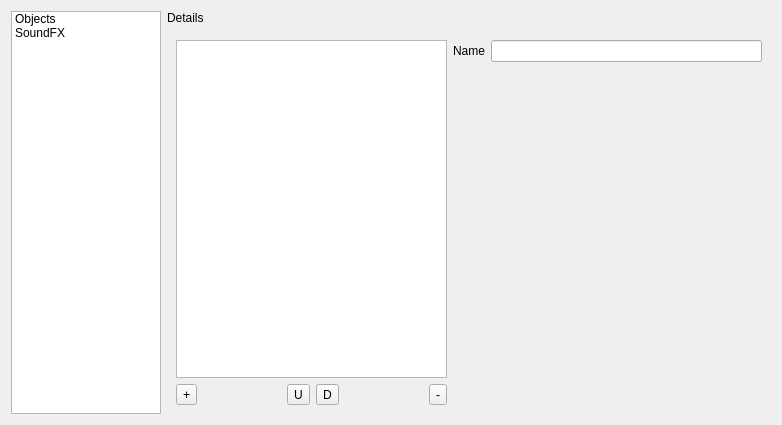
<?xml version="1.0" encoding="UTF-8"?>
<ui version="4.0">
 <class>StageConfigEditorv5</class>
 <widget class="QWidget" name="StageConfigEditorv5">
  <property name="geometry">
   <rect>
    <x>0</x>
    <y>0</y>
    <width>782</width>
    <height>425</height>
   </rect>
  </property>
  <property name="windowTitle">
   <string>Form</string>
  </property>
  <layout class="QGridLayout" name="gridLayout">
   <item row="0" column="1">
    <widget class="QLabel" name="sectionLabel">
     <property name="text">
      <string>Details</string>
     </property>
    </widget>
   </item>
   <item row="0" column="0" rowspan="2">
    <widget class="QListWidget" name="sectionList">
     <property name="sizePolicy">
      <sizepolicy hsizetype="Fixed" vsizetype="Expanding">
       <horstretch>0</horstretch>
       <verstretch>0</verstretch>
      </sizepolicy>
     </property>
     <property name="minimumSize">
      <size>
       <width>150</width>
       <height>0</height>
      </size>
     </property>
     <property name="maximumSize">
      <size>
       <width>150</width>
       <height>16777215</height>
      </size>
     </property>
     <item>
      <property name="text">
       <string>Objects</string>
      </property>
     </item>
     <item>
      <property name="text">
       <string>SoundFX</string>
      </property>
     </item>
    </widget>
   </item>
   <item row="1" column="1">
    <widget class="QStackedWidget" name="detailsWidget">
     <widget class="QWidget" name="objectsPage">
      <layout class="QGridLayout" name="gridLayout_3">
       <item row="0" column="0" rowspan="3">
        <widget class="QListWidget" name="objList">
         <property name="sizePolicy">
          <sizepolicy hsizetype="Expanding" vsizetype="Expanding">
           <horstretch>0</horstretch>
           <verstretch>0</verstretch>
          </sizepolicy>
         </property>
         <property name="minimumSize">
          <size>
           <width>194</width>
           <height>0</height>
          </size>
         </property>
         <property name="maximumSize">
          <size>
           <width>16777215</width>
           <height>16777215</height>
          </size>
         </property>
        </widget>
       </item>
       <item row="3" column="0">
        <layout class="QGridLayout" name="gridLayout_4">
         <item row="1" column="3">
          <widget class="QToolButton" name="downObj">
           <property name="text">
            <string>D</string>
           </property>
           <property name="icon">
            <iconset resource="../../resources.qrc">
             <normaloff>:/icons/ic_arrow_downward_48px.svg</normaloff>:/icons/ic_arrow_downward_48px.svg</iconset>
           </property>
          </widget>
         </item>
         <item row="1" column="1">
          <spacer name="horizontalSpacer">
           <property name="orientation">
            <enum>Qt::Horizontal</enum>
           </property>
           <property name="sizeHint" stdset="0">
            <size>
             <width>40</width>
             <height>20</height>
            </size>
           </property>
          </spacer>
         </item>
         <item row="1" column="0">
          <widget class="QToolButton" name="addObj">
           <property name="text">
            <string>+</string>
           </property>
           <property name="icon">
            <iconset resource="../../resources.qrc">
             <normaloff>:/icons/ic_add_circle_48px.svg</normaloff>:/icons/ic_add_circle_48px.svg</iconset>
           </property>
          </widget>
         </item>
         <item row="1" column="2">
          <widget class="QToolButton" name="upObj">
           <property name="text">
            <string>U</string>
           </property>
           <property name="icon">
            <iconset resource="../../resources.qrc">
             <normaloff>:/icons/ic_arrow_upward_48px.svg</normaloff>:/icons/ic_arrow_upward_48px.svg</iconset>
           </property>
          </widget>
         </item>
         <item row="1" column="5">
          <widget class="QToolButton" name="rmObj">
           <property name="text">
            <string>-</string>
           </property>
           <property name="icon">
            <iconset resource="../../resources.qrc">
             <normaloff>:/icons/ic_cancel_48px.svg</normaloff>:/icons/ic_cancel_48px.svg</iconset>
           </property>
          </widget>
         </item>
         <item row="1" column="4">
          <spacer name="horizontalSpacer_11">
           <property name="orientation">
            <enum>Qt::Horizontal</enum>
           </property>
           <property name="sizeHint" stdset="0">
            <size>
             <width>40</width>
             <height>20</height>
            </size>
           </property>
          </spacer>
         </item>
        </layout>
       </item>
       <item row="0" column="3">
        <widget class="QLineEdit" name="objName"/>
       </item>
       <item row="0" column="2">
        <widget class="QLabel" name="label_2">
         <property name="text">
          <string>Name</string>
         </property>
        </widget>
       </item>
       <item row="2" column="3">
        <spacer name="verticalSpacer_2">
         <property name="orientation">
          <enum>Qt::Vertical</enum>
         </property>
         <property name="sizeHint" stdset="0">
          <size>
           <width>20</width>
           <height>40</height>
          </size>
         </property>
        </spacer>
       </item>
      </layout>
     </widget>
     <widget class="QWidget" name="sfxPage">
      <layout class="QGridLayout" name="gridLayout_6">
       <item row="2" column="3">
        <widget class="QLineEdit" name="sfxPath"/>
       </item>
       <item row="5" column="0">
        <layout class="QGridLayout" name="gridLayout_5">
         <item row="0" column="0">
          <widget class="QToolButton" name="addSfx">
           <property name="text">
            <string>+</string>
           </property>
           <property name="icon">
            <iconset resource="../../resources.qrc">
             <normaloff>:/icons/ic_add_circle_48px.svg</normaloff>:/icons/ic_add_circle_48px.svg</iconset>
           </property>
          </widget>
         </item>
         <item row="0" column="2">
          <widget class="QToolButton" name="upSfx">
           <property name="text">
            <string>U</string>
           </property>
           <property name="icon">
            <iconset resource="../../resources.qrc">
             <normaloff>:/icons/ic_arrow_upward_48px.svg</normaloff>:/icons/ic_arrow_upward_48px.svg</iconset>
           </property>
          </widget>
         </item>
         <item row="0" column="3">
          <widget class="QToolButton" name="downSfx">
           <property name="text">
            <string>D</string>
           </property>
           <property name="icon">
            <iconset resource="../../resources.qrc">
             <normaloff>:/icons/ic_arrow_downward_48px.svg</normaloff>:/icons/ic_arrow_downward_48px.svg</iconset>
           </property>
          </widget>
         </item>
         <item row="0" column="1">
          <spacer name="horizontalSpacer_2">
           <property name="orientation">
            <enum>Qt::Horizontal</enum>
           </property>
           <property name="sizeHint" stdset="0">
            <size>
             <width>40</width>
             <height>20</height>
            </size>
           </property>
          </spacer>
         </item>
         <item row="0" column="5">
          <widget class="QToolButton" name="rmSfx">
           <property name="text">
            <string>-</string>
           </property>
           <property name="icon">
            <iconset resource="../../resources.qrc">
             <normaloff>:/icons/ic_cancel_48px.svg</normaloff>:/icons/ic_cancel_48px.svg</iconset>
           </property>
          </widget>
         </item>
         <item row="0" column="4">
          <spacer name="horizontalSpacer_10">
           <property name="orientation">
            <enum>Qt::Horizontal</enum>
           </property>
           <property name="sizeHint" stdset="0">
            <size>
             <width>40</width>
             <height>20</height>
            </size>
           </property>
          </spacer>
         </item>
        </layout>
       </item>
       <item row="0" column="0" rowspan="5">
        <widget class="QListWidget" name="sfxList">
         <property name="sizePolicy">
          <sizepolicy hsizetype="Expanding" vsizetype="Expanding">
           <horstretch>0</horstretch>
           <verstretch>0</verstretch>
          </sizepolicy>
         </property>
         <property name="minimumSize">
          <size>
           <width>194</width>
           <height>0</height>
          </size>
         </property>
         <property name="maximumSize">
          <size>
           <width>16777215</width>
           <height>16777215</height>
          </size>
         </property>
        </widget>
       </item>
       <item row="2" column="1">
        <widget class="QLabel" name="label_8">
         <property name="text">
          <string>Path</string>
         </property>
        </widget>
       </item>
       <item row="4" column="3">
        <spacer name="verticalSpacer_3">
         <property name="orientation">
          <enum>Qt::Vertical</enum>
         </property>
         <property name="sizeHint" stdset="0">
          <size>
           <width>20</width>
           <height>311</height>
          </size>
         </property>
        </spacer>
       </item>
       <item row="3" column="1">
        <widget class="QLabel" name="label">
         <property name="text">
          <string>Max Concurrent Plays</string>
         </property>
        </widget>
       </item>
       <item row="3" column="3">
        <widget class="QSpinBox" name="maxPlays"/>
       </item>
      </layout>
     </widget>
    </widget>
   </item>
  </layout>
 </widget>
 <tabstops>
  <tabstop>sectionList</tabstop>
  <tabstop>objList</tabstop>
  <tabstop>addObj</tabstop>
  <tabstop>upObj</tabstop>
  <tabstop>downObj</tabstop>
  <tabstop>rmObj</tabstop>
  <tabstop>objName</tabstop>
  <tabstop>sfxList</tabstop>
  <tabstop>addSfx</tabstop>
  <tabstop>upSfx</tabstop>
  <tabstop>downSfx</tabstop>
  <tabstop>rmSfx</tabstop>
  <tabstop>sfxPath</tabstop>
  <tabstop>maxPlays</tabstop>
 </tabstops>
 <resources>
  <include location="../../resources.qrc"/>
 </resources>
 <connections/>
</ui>
